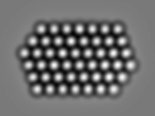
#> input picture examples/from_Thiago/yuxin_edit/ssim_tests/cropped_image.png, 155 x 116 px
$ jupyter execute compare_ssim.ipynb
#> lines starting #> are read from the running program, lines starting #| are printed output that depends on the picture; after the words box and inside, x2 and y2 are one past the last pixel; in counts of white or black regions, pixels touching at a corner belong together; long printed decimals are rounded
[cell 1]
import cv2
from skimage.metrics import structural_similarity as ssim
import matplotlib.pyplot as plt
import numpy as np
import imutils
from skimage.feature import blob_dog, blob_log

[cell 2]
original_img = cv2.imread('cropped_image.png', cv2.IMREAD_GRAYSCALE)
#> original_img is the input picture: shape (116, 155); min 1, max 251, mean 110.2
print(original_img.shape)
#| (116, 155)
plt.imshow(original_img,cmap='gray')
plt.axis('off')
plt.show()

[cell 3]
# Specify the scaling factor for zooming
zoom_factor = 1.05

zoomed_img = original_img[round(0.5*original_img.shape[0]*(zoom_factor-1)/zoom_factor):round(0.5*original_img.shape[0]*(zoom_factor+1)/zoom_factor),round(0.5*original_img.shape[1]*(zoom_factor-1)/zoom_factor):round(0.5*original_img.shape[1]*(zoom_factor+1)/zoom_factor)]
zoomed_img = cv2.resize(zoomed_img,(original_img.shape[1],original_img.shape[0]))
#> zoomed_img: shape (116, 155)
print(zoomed_img.shape)
#| (116, 155)

[cell 4]
plt.imshow(zoomed_img,cmap='gray')
plt.axis('off')
plt.show()

[cell 5]
(score, diff) = ssim(zoomed_img, original_img, full=True)
#> score = 0.767
diff = (diff * 255).astype("uint8")
print(score)
#| 0.7673

[cell 6]
# threshold the difference image, followed by finding contours to
# obtain the regions of the two input images that differ
thresh = cv2.threshold(diff, 0, 255,
	cv2.THRESH_BINARY_INV | cv2.THRESH_OTSU)[1]
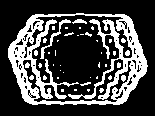
#> thresh: shape (116, 155); 27.2% white; 43 white regions (34 under 20 px)
cnts = cv2.findContours(thresh.copy(), cv2.RETR_EXTERNAL,
	cv2.CHAIN_APPROX_SIMPLE)
#> cnts = 1 contour; box (x1, y1, x2, y2) and area: (8, 13, 148, 105) 10676
cnts = imutils.grab_contours(cnts)

[cell 7]
plt.suptitle(f'SSIM={round(score,2)}')
plt.subplot(2, 2, 1)
plt.imshow(original_img, cmap='gray')
plt.title('original_img')

plt.subplot(2, 2, 2)
plt.imshow(zoomed_img, cmap='gray')
plt.title('zoomed_img')

plt.subplot(2, 2, 3)
plt.imshow(diff, cmap='gray')
plt.title('diff')

plt.subplot(2, 2, 4)
plt.imshow(thresh, cmap='gray')
plt.title('thresh')

[cell 8]
plt.figure(figsize=(9, 3))
plt.title(f'SSIM={round(score,2)}')
plt.tight_layout()

plt.axis('off')
plt.subplot(1, 3, 1)
# plt.axis('off')
plt.imshow(original_img, cmap='gray')
plt.title('original_img')

plt.subplot(1, 3, 2)
# plt.axis('off')
plt.imshow(zoomed_img, cmap='gray')
plt.title('zoomed_img')

plt.subplot(1, 3, 3)
# plt.axis('off')
plt.imshow(diff, cmap='gray')
plt.title('diff')

[cell 9]
original_img_2 = cv2.imread('cropped_image_2.png', cv2.IMREAD_GRAYSCALE)
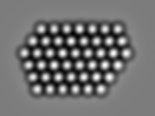
#> input picture examples/from_Thiago/yuxin_edit/ssim_tests/cropped_image_2.png, 155 x 116 px
#> original_img_2 is the input picture: shape (116, 155); min 1, max 251, mean 112.6
(score, diff) = ssim(original_img_2, original_img, full=True)
#> score = 0.957
diff = (diff * 255).astype("uint8")
print(score)
#| 0.957
thresh = cv2.threshold(diff, 0, 255,
	cv2.THRESH_BINARY_INV | cv2.THRESH_OTSU)[1]
#> thresh: shape (116, 155); 4.7% white; 1 white region
cnts = cv2.findContours(thresh.copy(), cv2.RETR_EXTERNAL,
	cv2.CHAIN_APPROX_SIMPLE)
#> cnts = 1 contour; box (x1, y1, x2, y2) and area: (107, 56, 144, 102) 784
cnts = imutils.grab_contours(cnts)

plt.suptitle(f'SSIM={round(score,2)}')
plt.subplot(2, 2, 1)
plt.imshow(original_img, cmap='gray')
plt.title('original_img')

plt.subplot(2, 2, 2)
plt.imshow(original_img_2, cmap='gray')
plt.title('delete_atoms_img')

plt.subplot(2, 2, 3)
plt.imshow(diff, cmap='gray')
plt.title('diff')

plt.subplot(2, 2, 4)
plt.imshow(thresh, cmap='gray')
plt.title('thresh')

[cell 10]
plt.figure(figsize=(9, 3))
plt.title(f'SSIM={round(score,2)}')
plt.tight_layout()

plt.axis('off')
plt.subplot(1, 3, 1)
# plt.axis('off')
plt.imshow(original_img, cmap='gray')
plt.title('original_img')

plt.subplot(1, 3, 2)
# plt.axis('off')
plt.imshow(original_img_2, cmap='gray')
plt.title('delete_atoms_img')

plt.subplot(1, 3, 3)
# plt.axis('off')
plt.imshow(diff, cmap='gray')
plt.title('diff')

[cell 11]
# Get the width of the image
width = original_img.shape[1]
#> width = 155

# Extract the first 5 pixels along the x-axis
first_5_pixels = original_img[:, :7]
print(first_5_pixels.shape)
#| (116, 7)

# Remove the first 5 pixels from the original image
translated_image = original_img[:, 7:]

# Concatenate the first 5 pixels to the end of the image along the x-axis
translated_image = np.concatenate((translated_image, first_5_pixels), axis=1)
#> translated_image: shape (116, 155)


(score, diff) = ssim(translated_image, original_img, full=True)
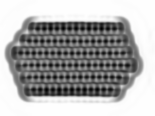
#> diff: shape (116, 155) float64; min -0.867, max 1, mean 0.39; drawn with min black and max white
#> score = 0.332
diff = (diff * 255).astype("uint8")
print(score)
#| 0.3319

thresh = cv2.threshold(diff, 0, 255,
	cv2.THRESH_BINARY_INV | cv2.THRESH_OTSU)[1]
#> thresh: shape (116, 155); 25.6% white in thin lines or dots, all inside (x1, y1, x2, y2) = (5, 17, 143, 102)
cnts = cv2.findContours(thresh.copy(), cv2.RETR_EXTERNAL,
	cv2.CHAIN_APPROX_SIMPLE)
#> cnts = 134 contours, 109 with area under 20; largest, box (x1, y1, x2, y2) and area: (5, 17, 105, 102) 934, (96, 17, 143, 102) 468, (104, 72, 125, 82) 80, (20, 60, 49, 70) 77, (44, 36, 66, 46) 70
cnts = imutils.grab_contours(cnts)

plt.suptitle(f'SSIM={round(score,2)}')
plt.subplot(2, 2, 1)
plt.imshow(original_img, cmap='gray')
plt.title('original_img')

plt.subplot(2, 2, 2)
plt.imshow(translated_image, cmap='gray')
plt.title('translated_image')

plt.subplot(2, 2, 3)
plt.imshow(diff, cmap='gray')
plt.title('diff')

plt.subplot(2, 2, 4)
plt.imshow(thresh, cmap='gray')
plt.title('thresh')

[cell 12]
plt.figure(figsize=(9, 3))
plt.title(f'SSIM={round(score,2)}')
plt.tight_layout()

plt.axis('off')
plt.subplot(1, 3, 1)
# plt.axis('off')
plt.imshow(original_img, cmap='gray')
plt.title('original_img')

plt.subplot(1, 3, 2)
# plt.axis('off')
plt.imshow(translated_image, cmap='gray')
plt.title('translated_image')

plt.subplot(1, 3, 3)
# plt.axis('off')
plt.imshow(diff, cmap='gray')
plt.title('diff')

[cell 13]
def rotate_img(img,angle):
#> called with angle = 5
    height, width = img.shape[:2]
#> height = 116; width = 155
    # Calculate the rotation matrix
    rotation_matrix = cv2.getRotationMatrix2D((width/2, height/2), angle, 1)
    # Perform the rotation
    rotated_img = cv2.warpAffine(img, rotation_matrix, (width, height),borderValue=int(img[0][0]))
    return rotated_img

rotated_img = rotate_img(original_img,angle=5)


(score, diff) = ssim(rotated_img, original_img, full=True)
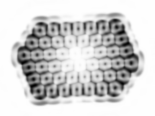
#> diff: shape (116, 155) float64; min -0.732, max 1, mean 0.681; drawn with min black and max white
#> score = 0.651
diff = (diff * 255).astype("uint8")
print(score)
#| 0.6509

thresh = cv2.threshold(diff, 0, 255,
	cv2.THRESH_BINARY_INV | cv2.THRESH_OTSU)[1]
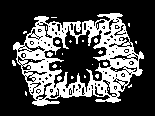
#> thresh: shape (116, 155); 29.5% white; 27 white regions (25 under 20 px)
cnts = cv2.findContours(thresh.copy(), cv2.RETR_EXTERNAL,
	cv2.CHAIN_APPROX_SIMPLE)
#> cnts = 8 contours, 7 with area under 20; largest, box (x1, y1, x2, y2) and area: (13, 13, 144, 106) 8174
cnts = imutils.grab_contours(cnts)

plt.suptitle(f'SSIM={round(score,2)}')
plt.subplot(2, 2, 1)
plt.imshow(original_img, cmap='gray')
plt.title('original_img')

plt.subplot(2, 2, 2)
plt.imshow(rotated_img, cmap='gray')
plt.title('rotated_img')

plt.subplot(2, 2, 3)
plt.imshow(diff, cmap='gray')
plt.title('diff')

plt.subplot(2, 2, 4)
plt.imshow(thresh, cmap='gray')
plt.title('thresh')

[cell 14]
plt.figure(figsize=(9, 3))
plt.title(f'SSIM={round(score,2)}')
plt.tight_layout()

plt.axis('off')
plt.subplot(1, 3, 1)
# plt.axis('off')
plt.imshow(original_img, cmap='gray')
plt.title('original_img')

plt.subplot(1, 3, 2)
# plt.axis('off')
plt.imshow(rotated_img, cmap='gray')
plt.title('rotated_img')

plt.subplot(1, 3, 3)
# plt.axis('off')
plt.imshow(diff, cmap='gray')
plt.title('diff')

[cell 15]
exp_img = cv2.imread('Exp_img.jpg', cv2.IMREAD_GRAYSCALE)
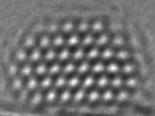
#> input picture examples/from_Thiago/yuxin_edit/ssim_tests/Exp_img.jpg, 155 x 116 px
#> exp_img is the input picture: shape (116, 155); min 32, max 255, mean 113.1
(score, diff) = ssim(exp_img, original_img, full=True)
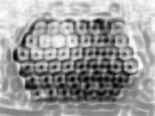
#> diff: shape (116, 155) float64; min -0.847, max 0.981, mean 0.254; drawn with min black and max white
#> score = 0.223
diff = (diff * 255).astype("uint8")
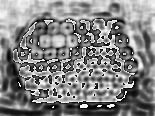
#> diff: shape (116, 155); min 0, max 255, mean 129.8
print(score)
#| 0.2229

thresh = cv2.threshold(diff, 0, 255,
	cv2.THRESH_BINARY_INV | cv2.THRESH_OTSU)[1]
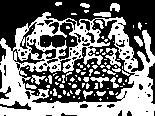
#> thresh: shape (116, 155); 47.3% white; 98 white regions (77 under 20 px)
cnts = cv2.findContours(thresh.copy(), cv2.RETR_EXTERNAL,
	cv2.CHAIN_APPROX_SIMPLE)
#> cnts = 11 contours, 6 with area under 20; largest, box (x1, y1, x2, y2) and area: (0, 12, 155, 116) 12740, (93, 12, 111, 17) 52, (110, 3, 120, 12) 47, (134, 36, 143, 47) 40, (80, 3, 90, 8) 25
cnts = imutils.grab_contours(cnts)

plt.suptitle(f'SSIM={round(score,2)}')
plt.subplot(2, 2, 1)
plt.imshow(original_img, cmap='gray')
plt.title('original_img')

plt.subplot(2, 2, 2)
plt.imshow(exp_img, cmap='gray')
plt.title('exp_img')

plt.subplot(2, 2, 3)
plt.imshow(diff, cmap='gray')
plt.title('diff')

plt.subplot(2, 2, 4)
plt.imshow(thresh, cmap='gray')
plt.title('thresh')

do some test on blob definition, see how good it can tract boundary in exp img

[cell 16]
experimental_blobs = blob_dog(exp_img, max_sigma=5, threshold=0.03)
#> experimental_blobs = 84 rows, first 8: [68, 113, 2.56], [81, 88, 2.56], [40, 73, 2.56], [82, 73, 2.56], [67, 98, 2.56], [96, 93, 2.56], [82, 102, 2.56], [95, 107, 2.56]
experimental_central_point = np.mean(experimental_blobs, axis=0)[:2].astype(int)
#> experimental_central_point = [67, 77]

[cell 17]
plt.imshow(exp_img, cmap='gray')
plt.title('Experimental Image')
for blob in experimental_blobs:
    y, x, _ = blob
    plt.plot(x, y,'ro', markersize=5)  # Red points for experimental atoms
#> this loop made 84 passes
#> (blob, y, x) on passes 1 to 12: ([68, 113, 2.56], 68, 113), ([81, 88, 2.56], 81, 88), ([40, 73, 2.56], 40, 73), ([82, 73, 2.56], 82, 73), ([67, 98, 2.56], 67, 98), ([96, 93, 2.56], 96, 93), ([82, 102, 2.56], 82, 102), ([95, 107, 2.56], 95, 107), ([96, 51, 2.56], 96, 51), ([54, 107, 2.56], 54, 107), ([53, 93, 2.56], 53, 93), ([54, 64, 2.56], 54, 64)
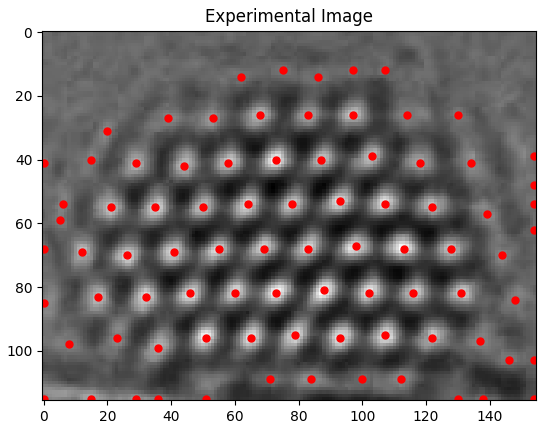
#> figure drawn by matplotlib, 1 panel
